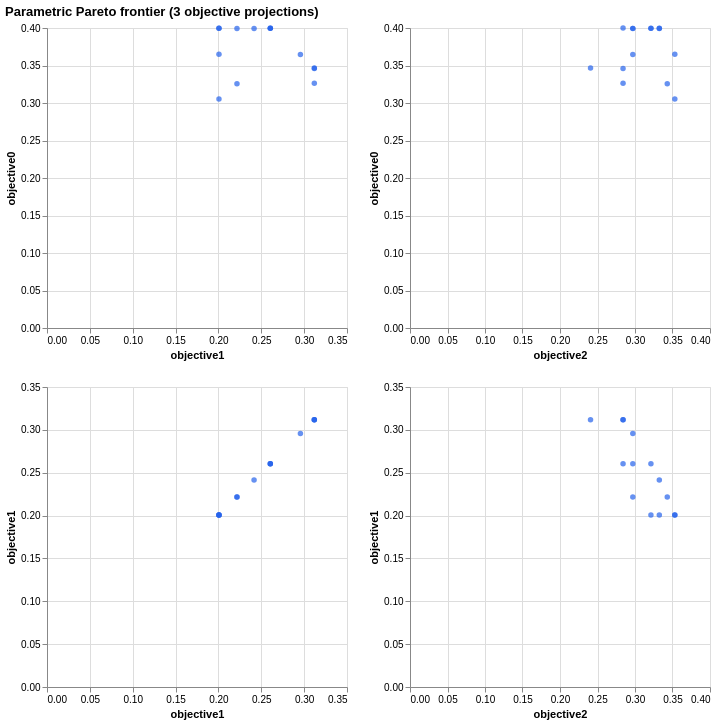

The specification (Vega-Lite) saved for this image:
### Vega-Lite specification from a JSON file in a GitHub repository (floating-point values rounded to 4 significant figures)
{"$schema": "https://vega.github.io/schema/vega-lite/v5.json", "title": "Parametric Pareto frontier (3 objective projections)", "width": 250, "height": 250, "data": {"values": [{"index": 0, "objective0": 0.3053, "objective1": 0.2006, "objective2": 0.3531, "selectedCount": 10}, {"index": 1, "objective0": 0.3258, "objective1": 0.2216, "objective2": 0.343, "selectedCount": 10}, {"index": 2, "objective0": 0.3262, "objective1": 0.3119, "objective2": 0.2841, "selectedCount": 10}, {"index": 3, "objective0": 0.3648, "objective1": 0.2006, "objective2": 0.3531, "selectedCount": 10}, {"index": 4, "objective0": 0.3995, "objective1": 0.2416, "objective2": 0.3324, "selectedCount": 10}, {"index": 5, "objective0": 0.3459, "objective1": 0.3119, "objective2": 0.2841, "selectedCount": 10}, {"index": 6, "objective0": 0.3466, "objective1": 0.3119, "objective2": 0.2407, "selectedCount": 10}, {"index": 7, "objective0": 0.3995, "objective1": 0.2605, "objective2": 0.3212, "selectedCount": 10}, {"index": 8, "objective0": 0.3645, "objective1": 0.2956, "objective2": 0.2971, "selectedCount": 10}, {"index": 9, "objective0": 0.3998, "objective1": 0.2006, "objective2": 0.3324, "selectedCount": 10}, {"index": 10, "objective0": 0.3995, "objective1": 0.2605, "objective2": 0.2971, "selectedCount": 10}, {"index": 11, "objective0": 0.3999, "objective1": 0.2605, "objective2": 0.2841, "selectedCount": 10}, {"index": 12, "objective0": 0.3997, "objective1": 0.2006, "objective2": 0.3212, "selectedCount": 10}, {"index": 13, "objective0": 0.3994, "objective1": 0.2216, "objective2": 0.2971, "selectedCount": 10}]}, "repeat": {"column": ["objective1", "objective2"], "row": ["objective0", "objective1"]}, "spec": {"mark": {"type": "point", "filled": true, "color": "#2563eb"}, "encoding": {"x": {"field": {"repeat": "column"}, "type": "quantitative"}, "y": {"field": {"repeat": "row"}, "type": "quantitative"}}}}
